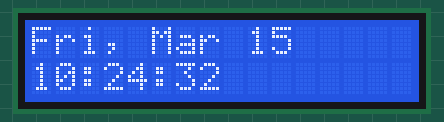
Recording of a program running on a simulated ESP32. Parts: 16×2 character LCD. WiFi joins after 1.5 s; servers stay silent unless stated; the local clock reads 2024-03-15 10:24:30 at power-on unless the program sets it; what the program prints to the serial monitor is not drawn.

Above: at 2.1 s.
At 5.1 s:
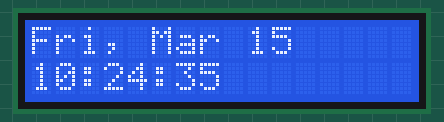
At 9.1 s:
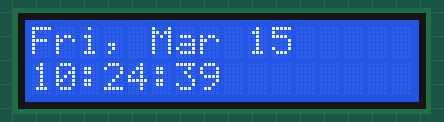
At 16.1 s:
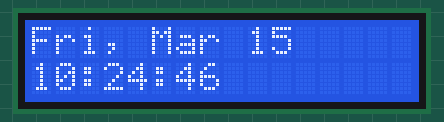
At 23.1 s:
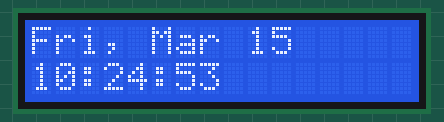
At 31.1 s:
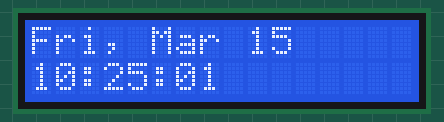

Measured:
- what the display in image 0 shows lasts 0.9 s, from 2.1 s to 3.0 s
- what the display in image 1 shows lasts 1.0 s, from 5.0 s to 6.0 s

The program:

main.cpp
```cpp
/*  NOTE: ESP32-LCD-i2c project
    Target: ESP32 Dev kit
    Author: Mark Caton
*/

#include <Arduino.h>
//***** - external libs - *****//
#include <WiFi.h>
//***** - private libs - *****//
#include <Timing.h>
#include <credentials.h>
#include <display.h>
#include <isDebug.h>
#include <rtc.h>

extern LiquidCrystal_I2C lcd;

//*************************************************//
//*******************Variables*********************//
//*************************************************//

//***** - Wifi - *****//
byte wifiCount = 0;
const byte wifiCountLimit = 11;

//*************************************************//
//********************Functions********************//
//*************************************************//

//#####  Connect to wifi Function  ######//
void wifiConnect() {
    if (WiFi.status() != WL_CONNECTED && wifiCount < wifiCountLimit) {
        debug('.');
        wifiCount++;
        delay(250);
        wifiConnect();
    } else if (WiFi.status() == WL_CONNECTED) {
        debugln();
        debug("Local IP: ");
        debugln(WiFi.localIP());
        debug("RRSI: ");
        debugln(WiFi.RSSI());
        wifiCount = 0;
        delay(250);
    }
}
/////////////////////////////////////////////////////

//##### Main Setup Function ######//
void setup() {
    //***** - Serial - *****//
    Serial.begin(115200);
    //***** - Wifi - *****//
    WiFi.mode(WIFI_STA);
    WiFi.begin(ssid, password);
    debugln("Connecting to WiFi ..");
    wifiConnect();
    //***** - Screen - *****//
    lcd.init();
    lcd.backlight();
    //***** - Time - *****//
}
/////////////////////////////////////////////////////

//##### Main Loop Function ######//
void loop() {
    //***** - CHECK FOR WIFI - *****//
    if (WiFi.status() != WL_CONNECTED) {
        debugln();
        debug("Reattempting connection to WiFi ..");
        wifiConnect();
    }
    //***** - CALL MAIN TIMING FUNCTION - *****//
    mainTiming();
}
/////////////////////////////////////////////////////
/////////////////////////////////////////////////////
```

Timing.h
```cpp
#include <Arduino.h>

// external libs
#include <ESP32Time.h>
#include <isDebug.h>

extern void displayLCDTime();
extern void synchroniseWith_NTP_Time();

//***** - RTC/Time Objects - *****//
ESP32Time rtc;
tm timeNow;

//*************************************************//
//*******************Variables*********************//
//*************************************************//

//***** - Time - *****//
time_t prev_time1 = 0;
time_t prev_time10 = 0;


//*************************************************//
//********************Functions********************//
//*************************************************//

//#####  get RTC time and convert to epoch  ######//
time_t getTimeEpoch() { // create now epoch time
    timeNow.tm_year = rtc.getYear() - 1900; // This is year-1900
    timeNow.tm_mon = rtc.getMonth();
    timeNow.tm_mday = rtc.getDay();
    timeNow.tm_hour = rtc.getHour(true); // 24hr format
    timeNow.tm_min = rtc.getMinute();
    timeNow.tm_sec = rtc.getSecond();
    time_t timeNowEpoch = mktime(&timeNow);
    return timeNowEpoch;
}
//////////////////////////////////////////////////////////////////////////

//#####  mainTiming function  ######//
void mainTiming() {
    // add time specific tasks here

    // do something every 1 sec
    if (getTimeEpoch() - prev_time1 >= 1) {
        debugln("-------Time Now-------");
        debugln(rtc.getTime("%A, %B %d %Y %H:%M:%S")); // (String) returns time with specified format
        debugln("----------------------");
        displayLCDTime();
        prev_time1 = getTimeEpoch();
    }
    if (getTimeEpoch() - prev_time10 >= 10) {
        prev_time10 = getTimeEpoch();

        synchroniseWith_NTP_Time();
    }
}
//////////////////////////////////////////////////////////////////////////
//////////////////////////////////////////////////////////////////////////
```

credentials.h
```cpp
// Change to your router SSID/Password

const char *ssid = "changeME";
const char *password = "changeME";
```

display.h
```cpp
#include <Arduino.h>
//***** - external libs - *****//
#include <LiquidCrystal_I2C.h>

LiquidCrystal_I2C lcd(0x27, 16, 2);

//*************************************************//
//********************Functions********************//
//*************************************************//

//#####  LCD Display Time Function  ######//
void displayLCDTime() {
    lcd.setCursor(0, 0);
    debugln(rtc.getTime("%a, %b %d"));
    lcd.print(rtc.getTime("%a, %b %d"));
    lcd.setCursor(0, 1);
    lcd.print(rtc.getTime("%H:%M:%S"));
}
/////////////////////////////////////////////////////
/////////////////////////////////////////////////////
```

isDebug.h
```cpp
#define isDebug true // if defined true, print is enabled, false is disabled

#if isDebug == true
#define debug(x) Serial.print(x)
#define debugln(x) Serial.println(x)
#else
#define debug(x)
#define debugln(x)
#endif
```

rtc.h
```cpp
#include <Arduino.h>

//***** - private libs - *****//
#include <isDebug.h>

//***** - NTP Time - *****//
time_t now; // this is the epoch
tm myTimeInfo;

//*************************************************//
//*******************Variables*********************//
//*************************************************//

//***** - NTP Time - *****//
const char *ntpServer = "pool.ntp.org";
const long gmtOffset_sec = 0;
const int daylightOffset_sec = 3600;

//*************************************************//
//********************Functions********************//
//*************************************************//

//#####  NTP Sync Function  ######//
void synchroniseWith_NTP_Time() {
    configTime(gmtOffset_sec, daylightOffset_sec, ntpServer);
    debugln("Syncing Time Now!");

    while (myTimeInfo.tm_year + 1900 < 2022) {
        time(&now);
        localtime_r(&now, &myTimeInfo);
        delay(200);
        debug(".");
    }
    debugln("\n Time Sync DONE!");
}
//////////////////////////////////////////////////////////////////////////
//////////////////////////////////////////////////////////////////////////
```
